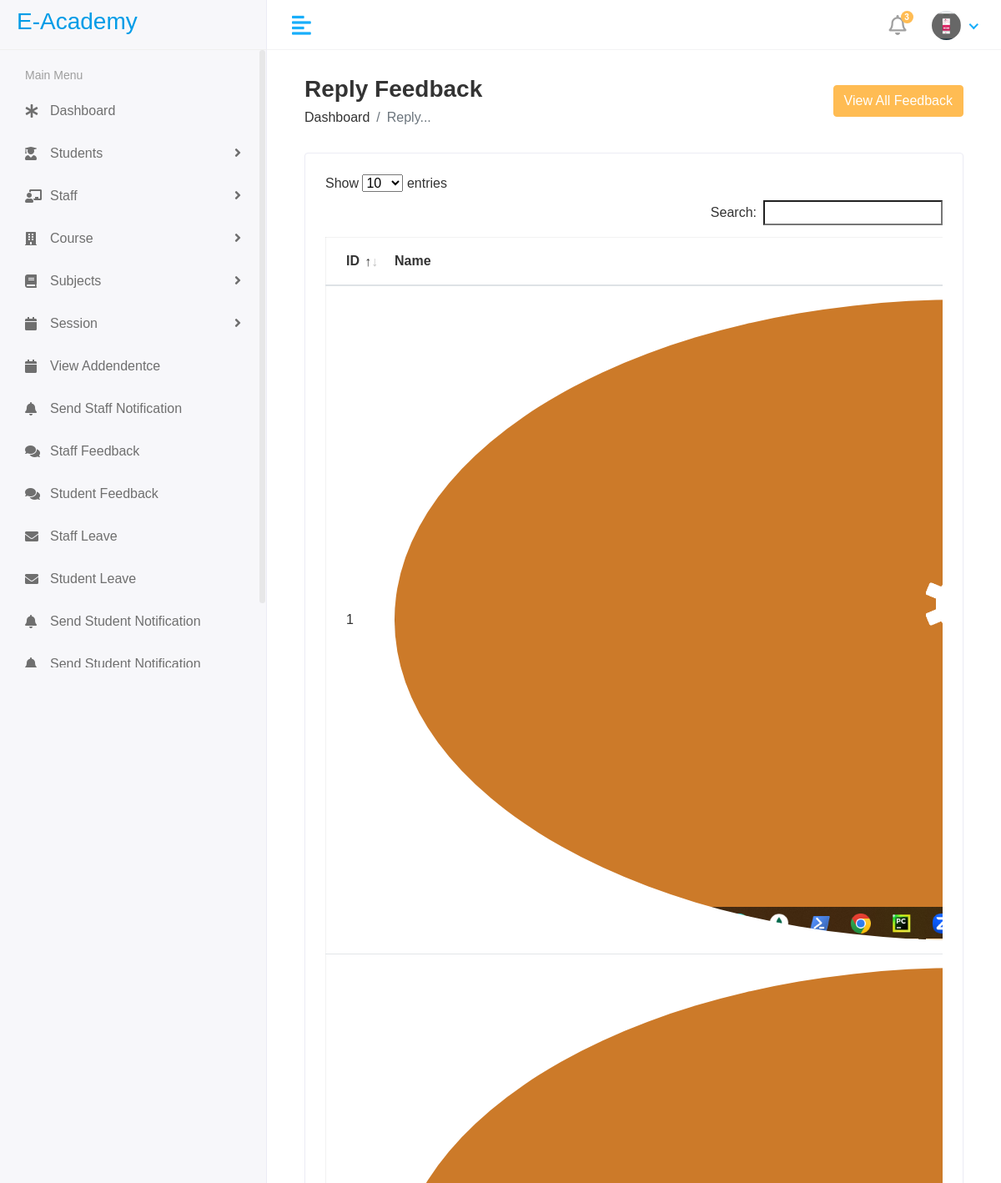
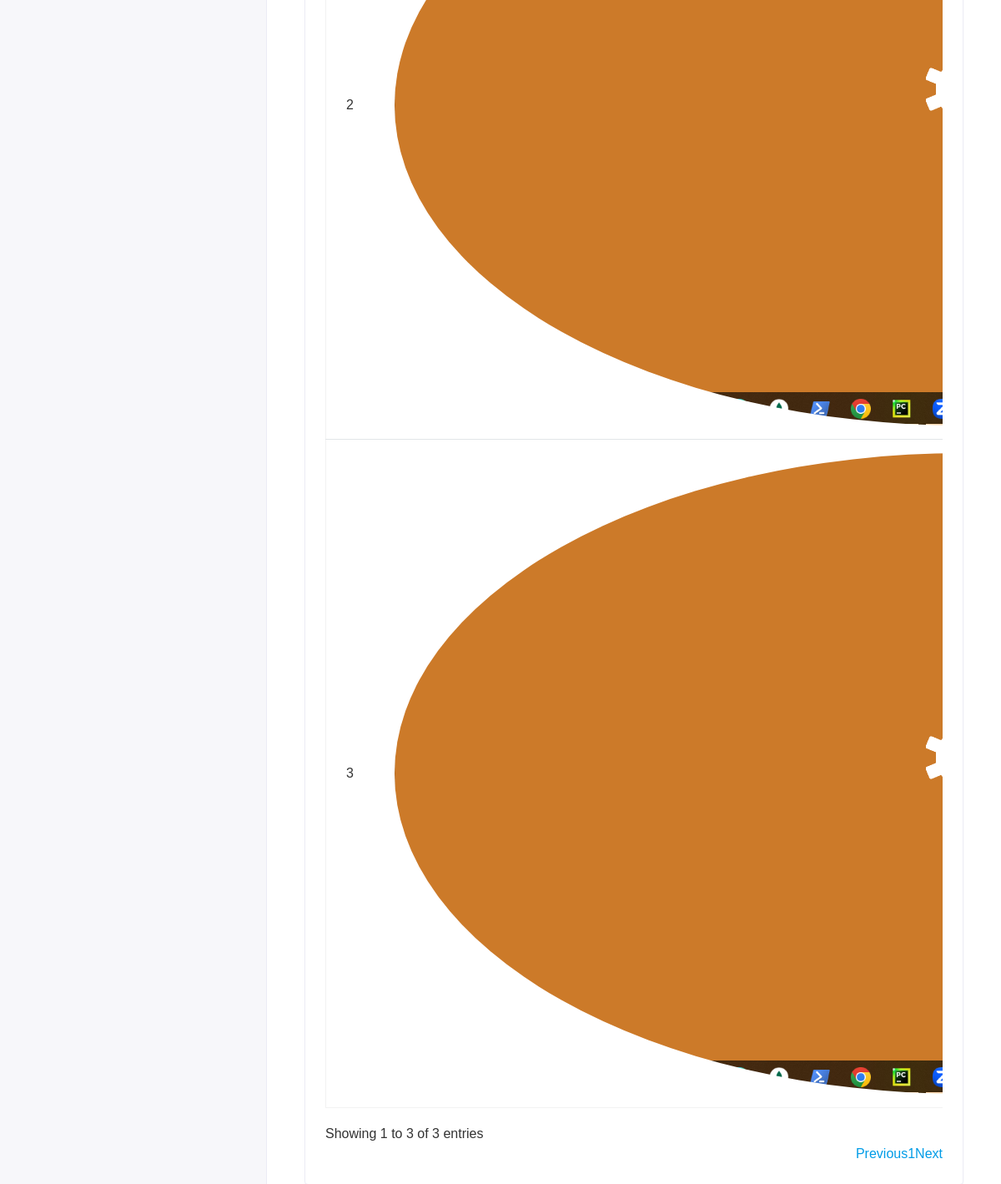
/hod/staff/feedback (signed in), run on the app's committed database (2 pictures, top to bottom).
### iacademy/models.py (models this page shows, shortened)
class CustomUser(AbstractUser):
    USER = (
        (1,'HOD'),
        (2,'STAFF'),
        (3,'STUDENTS'),
    )
    user_type = models.CharField(choices=USER, max_length=30, default=1)
    profile_pic = models.ImageField(upload_to='media/profile_pic')

class Staff_Feedback(models.Model):
    staff_id = models.ForeignKey(Staff, on_delete=models.CASCADE)
    feedback = models.TextField()
    feedback_reply = models.TextField()

class Staff(models.Model):
    admin = models.OneToOneField(CustomUser, on_delete=models.CASCADE)
    address = models.TextField()
    gender = models.CharField(max_length=100)
    created_at = models.DateTimeField(auto_now_add=True)
    updated_at = models.DateTimeField(auto_now=True)

### mainAcademy/hod_views.py (the view)
# urls.py: path('hod/staff/feedback', hod_views.STAFF_FEEDBACK, name = 'staff_feedback'),
@login_required(login_url='/')
def STAFF_FEEDBACK(request):
    feedback = Staff_Feedback.objects.all()
    context = {
        'feedback':feedback,
    }
    return render(request, 'hod/staff_feedback.html',context)

### templates/hod/staff_feedback.html (shortened to what this page needs)
{% extends 'base.html' %}
{% block content %}
<div class="content container-fluid">
   <div class="page-header">
      <div class="row align-items-center">
         <div class="col">
            <h3 class="page-title">Reply Feedback</h3>
            <ul class="breadcrumb">
               <li class="breadcrumb-item"><a href="index.html">Dashboard</a></li>
               <li class="breadcrumb-item active">Reply...</li>
            </ul>
         </div>
            <div class="col-auto text-right float-right ml-auto">
                  <button type="button" class="btn btn-primary" data-toggle="modal" data-target="#exampleModalCenter">
                           View All Feedback
                  </button>
            </div>
         </div>
   </div>
   <div class="row">
      <div class="col-sm-12">
         <div class="card card-table">
            <div class="card-body">
               <div class="table-responsive">
                  <table id="table_id" class="table table-hover table-center mb-0 ">
                     <thead>
                        <tr>
                           <th>ID</th>
                           <th>Name</th>
                        </tr>
                     </thead>
                     <tbody>
                     {% for i in feedback %}
                        <tr>
                           <td>{{i.id}}</td>
                           <td>
                              <h2 class="table-avatar">
                                 <a href="student-details.html" class="avatar avatar-sm mr-2"><img class="avatar-img rounded-circle" src="/{{i.staff_id.admin.profile_pic}}" alt="User Image"></a>
                              </h2>
                           </td>
                        </tr>
                     {% endfor %}
                     </tbody>
                  </table>
               </div>
            </div>
         </div>
      </div>
   </div>
</div>
 </div>
{% endblock content %}

### templates/common/header.html (shortened to what this page needs)
{% load static %}
<div class="header">
    <div class="header-left">
       <a href="index.html" class="logo">
       <h3>E-Academy</h3>
       </a>
    </div>
    <a href="javascript:void(0);" id="toggle_btn">
    <i class="fas fa-align-left"></i>
    </a>
    <ul class="nav user-menu">
       <li class="nav-item dropdown noti-dropdown">
          <a href="#" class="dropdown-toggle nav-link" data-toggle="dropdown">
          <i class="far fa-bell"></i> <span class="badge badge-pill">3</span>
          </a>
       </li>
       <li class="nav-item dropdown has-arrow">
          <a href="#" class="dropdown-toggle nav-link" data-toggle="dropdown">
            {% if user.profile_pic == "" %}
               <span class="user-img"><img class="rounded-circle" src="{% static 'assets/img/noimg.png' %}" width="35" height = "35" alt="Asadu Jaman"></span>
            {% else %}
               <span class="user-img"><img class="rounded-circle" src="/{{user.profile_pic}}" width="35" height = "35" alt="Asadu Jaman"></span>
            {% endif %}
         </a>
       </li>
    </ul>
 </div>

### static/assets/css/style.css (style rules this page uses)
html { height: 100%; }
body { background-color: #fff; color: #333; font-family: 'Poppins', sans-serif; font-size: 1rem; height: 100%; line-height: 1.5; overflow-x: hidden; }
h1, h2, h3, h4, h5, h6 { font-family: 'Poppins', sans-serif; margin-top: 0; }
a { color: #009ce7; }
input, button, a { transition: all 0.4s ease; -moz-transition: all 0.4s ease; -o-transition: all 0.4s ease; -ms-transition: all 0.4s ease; -webkit-transition: all 0.4s ease; }
input, input:focus, button, button:focus { outline: none; }
ul, ol { padding: 0px; list-style: none; }
.table { color: #333; max-width: 100%; margin-bottom: 0; width: 100%; }
.table.dataTable { border-collapse: collapse !important; border: 1px solid rgba(0, 0, 0, 0.05); }
table.table td h2 { display: inline-block; font-size: inherit; font-weight: 400; margin: 0; padding: 0; vertical-align: middle; }
table.table td h2.table-avatar { align-items: center; display: inline-flex; font-size: inherit; font-weight: 400; margin: 0; padding: 0; vertical-align: middle; white-space: nowrap; }
table.table td h2 a { color: #333; }
.table thead tr th { font-weight: 600; }
.table tbody tr { border-bottom: 1px solid rgba(0, 0, 0, 0.05); }
.table.table-center td, .table.table-center th { vertical-align: middle; }
.card-table .card-body .table > thead > tr > th { border-top: 0; }
.card-table .card-body .table tr td:first-child, .card-table .card-body .table tr th:first-child { padding-left: 1.5rem; }
.card-table .table td, .card-table .table th { border-top: 1px solid #e2e5e8; padding: 1rem 0.75rem; white-space: nowrap; }
.btn-primary { background-color: #FFBC53; border: 1px solid #FFBC53; }
.card { border: 1px solid #ececf5; box-shadow: 0 1px 3px 0 rgba(0, 0, 0, 0.03); margin-bottom: 1.875rem; }
.card-body { padding: 1.5rem; }
.header { background-color: #fff; border-bottom: 1px solid #f3f3f4; left: 0; position: fixed; right: 0; top: 0; z-index: 1001; height: 60px; }
.header .header-left { float: left; height: 60px; padding: 0 20px; position: relative; width: 320px; z-index: 1; transition: all 0.2s ease-in-out; background-color: #f7f7fa; border-bottom: 1px solid #efefef; border-right: 1px solid #ececf5; display: flex; align-items: center; }
.header .header-left .logo { display: inline-block; line-height: 60px; }
.header .dropdown-toggle:after { display: none; }
.header .has-arrow .dropdown-toggle:after { border-top: 0; border-left: 0; border-bottom: 2px solid #18aefa; border-right: 2px solid #18aefa; content: ''; height: 8px; display: inline-block; pointer-events: none; -webkit-transform-origin: 66% 66%; -ms-transform-origin: 66% 66%; transform-origin: 66% 66%; -webkit-transform: rotate(45deg); -ms-transform: rotate(45deg); transform: rotate(45deg); -webkit-transition: all 0.15s ease-in-out; transition: all 0.15s ease-in-out; width: 8px; vertical-align: 0px; }
.user-menu { float: right; margin: 0; position: relative; z-index: 99; padding-right: 15px; }
.user-menu.nav > li > a { color: #a0a0a0; font-size: 14px; line-height: 58px; padding: 0 15px; height: 60px; }
.user-img { margin-right: 3px; position: relative; }
.page-header { margin-bottom: 1.875rem; }
.page-header .breadcrumb { background-color: transparent; color: #6c757d; font-size: 1rem; font-weight: 500; margin-bottom: 0; padding: 0; }
.page-header .breadcrumb a { color: #333; }
.page-title { font-size: 28px; font-weight: 600; color: #333; margin-bottom: 5px; }
.user-menu.nav > li > a .badge { background-color: #FFBC53; display: block; font-size: 10px; font-weight: bold; height: 15px; width: 15px; position: absolute; right: 7px; top: 13px; color: #fff; padding: 3px; }
.user-menu.nav > li > a > i { font-size: 1.5rem; line-height: 60px; }
@media (min-width: 992px) { #toggle_btn { align-items: center; color: #18aefa; display: inline-flex; float: left; font-size: 26px; height: 60px; justify-content: center; margin-left: 15px; padding: 0 15px; } }

### data on the page
CustomUser: profile_pic (picture)
Staff_Feedback: id "1", staff_id.admin.profile_pic (picture)
Staff_Feedback: id "2", staff_id.admin.profile_pic (picture)
Staff_Feedback: id "3", staff_id.admin.profile_pic (picture)
